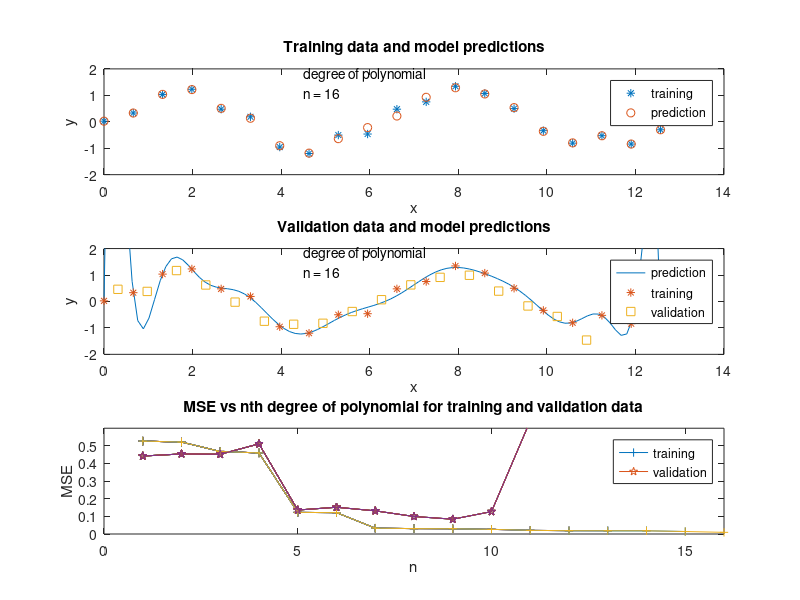

Write MATLAB code to recreate this figure.
close all; clc

% Create a sine wave with some gaussian noise.
x = linspace(0, 4*pi, 20);
xVal = pi/10:(4*pi/19):4*pi+pi/10
y = sin(x) + 0.25*randn(size(x));
yVal = sin(xVal) + 0.25*randn(size(xVal));

% Create a vector to hold MSE
err = [];
errVal = [];

% A figure to plot to
hFig = figure(1);
set(hFig, 'Position', [400 100 500 1000])

% Itterate over polynomical fits 
for n=1:1:16
    
    % fit an nth degree polynomial to our noisey sine wave
    p=polyfit(x,y,n);

    % Evaluate the poly fit at the points of our data
    y1 = polyval(p,x);
    yTest = polyval(p,xVal);
    
    % Plot our noisey data
    subplot(3,1,1);
    plot(x,y,'*')
    hold on
    
    % Plot our model predictions
    plot(x,y1,'o')
    hold off
    ylim([-2,2]);
    title('Training data and model predictions')
    xlabel('x')
    ylabel('y')
    txt = sprintf('degree of polynomial\nn = %d', n);
    text(4.5,1.5,txt)
    legend('training', 'prediction');
    
    subplot(3,1,2);
    xm = linspace(0,4*pi);
    ym = polyval(p,xm);
    plot(xm,ym)
    hold on
    
    plot(x,y,'*')
    hold on
    
    hold on
    plot(xVal,yVal,'s');
    hold off
    ylim([-2,2]);
    title('Validation data and model predictions')
    xlabel('x')
    ylabel('y')
    txt = sprintf('degree of polynomial\nn = %d', n);
    text(4.5,1.5,txt)
    legend('prediction', 'training', 'validation');

    % Plot our MSE for each increase in degree of fit
    subplot(3,1,3); 
    err(end+1) = immse(y,y1);
    plot(err,'-+');
    hold on
     
    % Plot our MSE for each increase in degree of fit
    subplot(3,1,3); 
    errVal(end+1) = immse(yVal,yTest);
    plot(errVal,'-p');
    hold on
    %text(7,0.4,sprintf('degree of polynomial\nn = %d', n));
    xlim([0,16]);
    ylim([0, 0.6]);
    title('MSE vs nth degree of polynomial for training and validation data')
    xlabel('n')
    ylabel('MSE')
    legend('training', 'validation');

%     % Plot the real signal and the model
%     subplot(3,1,3);
%     yreal = sin(x1);
%     plot(x1,yreal)
%     hold on
%     xm = linspace(0,4*pi);
%     ym = polyval(p,xm);
%     plot(xm,ym)
%     hold off
%     ylim([-2,2]);
%     title('Real sine wave and model prediction')
%     xlabel('x')
%     ylabel('y')

    pause(0.5)
end

% figure
%  yreal = sin(x1);
%     plot(x1,yreal)
%     hold on
%     xm = linspace(0,4*pi);
%     ym = polyval(p,xm);
%     plot(xm,ym)
%     hold off
%     ylim([-2,2]);
%     title('Real sine wave and model prediction')
%     xlabel('x')
%     ylabel('y')
